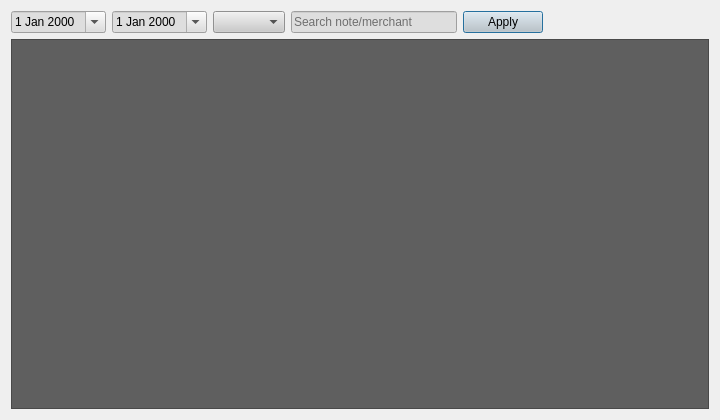
<?xml version="1.0" encoding="UTF-8"?>
<ui version="4.0">
 <class>ReportDialog</class>
 <widget class="QDialog" name="ReportDialog">
  <property name="geometry">
   <rect>
    <x>0</x>
    <y>0</y>
    <width>720</width>
    <height>420</height>
   </rect>
  </property>
  <property name="minimumSize">
   <size>
    <width>720</width>
    <height>420</height>
   </size>
  </property>
  <property name="windowTitle">
   <string>Report</string>
  </property>
  <layout class="QVBoxLayout" name="vbox">
   <item>
    <layout class="QHBoxLayout" name="filters">
     <item>
      <widget class="QDateEdit" name="fromDate">
       <property name="styleSheet">
        <string notr="true">background-color: rgb(222, 222, 222);
color: rgb(0, 0, 0);</string>
       </property>
       <property name="calendarPopup">
        <bool>true</bool>
       </property>
      </widget>
     </item>
     <item>
      <widget class="QDateEdit" name="toDate">
       <property name="styleSheet">
        <string notr="true">background-color: rgb(222, 222, 222);
color: rgb(0, 0, 0);</string>
       </property>
       <property name="calendarPopup">
        <bool>true</bool>
       </property>
      </widget>
     </item>
     <item>
      <widget class="QComboBox" name="categoryCombo">
       <property name="styleSheet">
        <string notr="true">background-color: rgb(203, 203, 203);</string>
       </property>
      </widget>
     </item>
     <item>
      <widget class="QLineEdit" name="queryEdit">
       <property name="styleSheet">
        <string notr="true">background-color: rgb(222, 222, 222);
color: rgb(0, 0, 0);</string>
       </property>
       <property name="placeholderText">
        <string>Search note/merchant</string>
       </property>
      </widget>
     </item>
     <item>
      <widget class="QPushButton" name="applyBtn">
       <property name="styleSheet">
        <string notr="true">background-color: rgb(203, 203, 203);</string>
       </property>
       <property name="text">
        <string>Apply</string>
       </property>
      </widget>
     </item>
     <item>
      <spacer name="sp">
       <property name="orientation">
        <enum>Qt::Orientation::Horizontal</enum>
       </property>
       <property name="sizeHint" stdset="0">
        <size>
         <width>40</width>
         <height>20</height>
        </size>
       </property>
      </spacer>
     </item>
    </layout>
   </item>
   <item>
    <widget class="QTableView" name="tableView">
     <property name="styleSheet">
      <string notr="true">background-color: rgb(95, 95, 95);
color: rgb(238, 238, 238);</string>
     </property>
    </widget>
   </item>
  </layout>
 </widget>
 <resources/>
 <connections/>
</ui>
